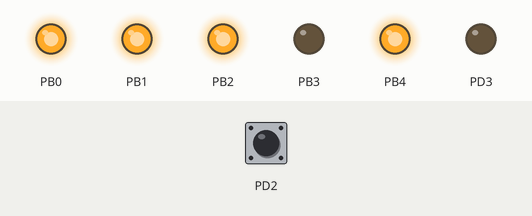
Bench run of a program on a simulated ATmega328P, built with avr-gcc and emulated at 16 MHz. On the bench: output pins drawn as LEDs (lit = HIGH). The test bench sets the inputs (shaded band); at power-on: PD2 HIGH.

Above: at 0.1 s.
Timing chart, 0 to 1.6 s (numbered marks = the images above):
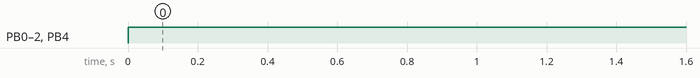

Measured:
- by itself, PB0–2, PB4: LOW → HIGH at 0.00 s

The program:

main.c
```c
#include <stdio.h>
#include <avr/io.h>
#include <avr/interrupt.h>
#include <util/delay.h>

uint32_t time = 0;
uint32_t time_off = 0;

enum States {
    OFF,
    ON,
    T1,
    T2,
    T3,
    T4
};

enum States state;

uint8_t switchPressed = 0;

void initIO(void) {
    cli();

    DDRB |= (1<<PB0 | 1<<PB1 | 1<<PB2 | 1<<PB3 | 1<<PB4);
    DDRD |= (1<<PD3);
    PORTD |= (1<<PD2);

    OCR2B = 0;
    TCCR2A |= (1 << COM0A1);
    TCCR2A |= (1 << WGM01) | (1 << WGM00);
    TCCR2B |= (1 << CS01);

    TCCR0A = (1<<CS01); //Prescaler 8
    TIMSK0 |= (1<<TOIE0);

    EIMSK |= (1<<INT0);
    EICRA |= (1<<ISC01);

    state = OFF;

    sei();
}

int main(void) {
	initIO();

	while (1) {
        //run();
        test1();
        //test2();
	}
	return 0; // never reached
}

void run() {
    if ((PIND & (1<<PIND2)) == 0) {
        switchPressed = 0;
    } else {
        switchPressed = 1;
    }

    if (time <= 1000 && time >= 50 && switchPressed == 0) { //under 2sec
        if (state == ON)
            state = T1;
        else if (state == T1)
            state = T2;
        else if (state == T2)
            state = T3;
        else if (state == T3)
            state = T4;
        else if (state == T4)
            state = OFF;
        else if (state == OFF)
            state = ON;
    } else if (time >= 1000 && switchPressed == 1) {
        if (state != OFF && (time % 50) == 0)
            OCR2B--;
    }

    switch (state) {
        case OFF:
            PORTB &= ~(1<<PB0 | 1<<PB1 | 1<<PB2 | 1<<PB3 | 1<<PB4);
            OCR2B = 0;
            time_off = 0;
            break;
        case ON:
            PORTB |= (1<<PB0);
            if (OCR2B == 0)
                OCR2B = 255;
            time_off = 0;
            break;
        case T1:
            PORTB |= (1<<PB1);
            if (time_off > 1800000) {
                state = OFF;
            }
            break;
        case T2:
            PORTB |= (1<<PB2);
            if (time_off > 3600000) {
                state = OFF;
            }
            break;
        case T3:
            PORTB |= (1<<PB3);
            if (time_off > 5400000) {
                state = OFF;
            }
            break;
        case T4:
            PORTB |= (1<<PB4);
            if (time_off > 7200000) {
                state = OFF;
            }
            break;
    }

    if (switchPressed == 0) {
        time = 0;
    }
}

ISR(TIMER0_OVF_vect) {
    //all 2ms
    if (switchPressed)
        time++;

    if (state == T1 || state == T2 || state == T3 || state == T4)
        time_off++;

}

void test1() {
    PORTB |= (1<<PB0 | 1<<PB1 | 1<<PB2 | 1<<PB3 | 1<<PB4);
    OCR2B = 255;
    while(1);
}

void test2() {
    PORTB &= ~(1<<PB4);
    PORTB |= (1<<PB0);
    _delay_ms(500);

    PORTB &= ~(1<<PB0);
    PORTB |= (1<<PB1);
    _delay_ms(500);

    PORTB &= ~(1<<PB1);
    PORTB |= (1<<PB2);
    _delay_ms(500);

    PORTB &= ~(1<<PB2);
    PORTB |= (1<<PB3);
    _delay_ms(500);

    PORTB &= ~(1<<PB3);
    PORTB |= (1<<PB4);
    _delay_ms(500);
}

void test3() {

}
```
